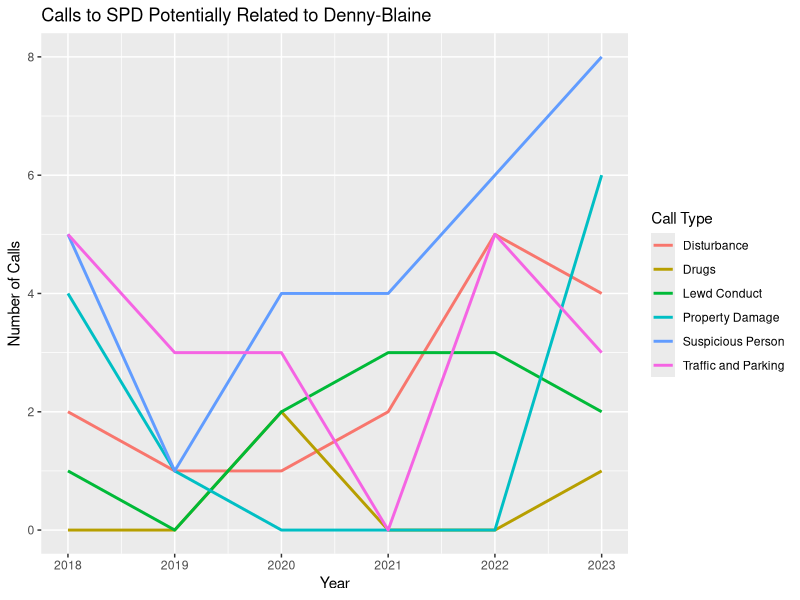
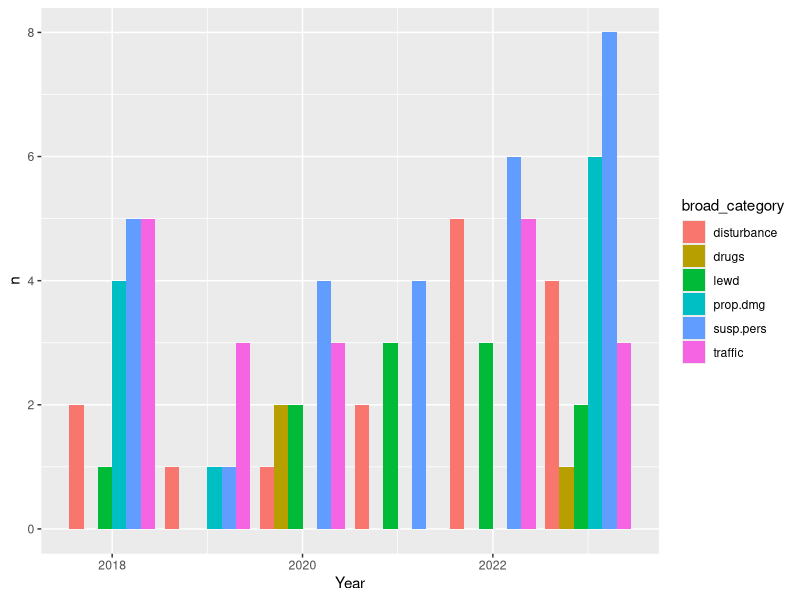
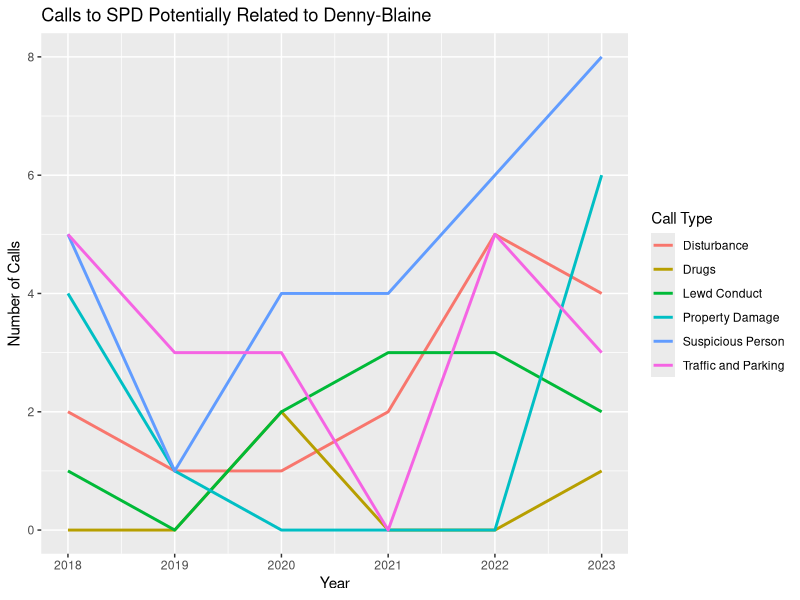

Write the R code that produced these figures, in order. (Note: this script raises an error after producing the figures.)
## ---- chunk 1
knitr::opts_chunk$set(echo = TRUE)
## ---- chunk 2
# Add all required libraries here
list.of.packages <- c("tidyverse", "lubridate")
# Get names of all required packages that aren't installed
new.packages <- list.of.packages[!(list.of.packages %in% installed.packages()[, "Package"])]
# Install all new packages
if(length(new.packages)) install.packages(new.packages)


# Load all required libraries
lapply(list.of.packages, FUN = function(X) {
  do.call("require", list(X))
})
## ---- chunk 3
# Read in data
db_call_dat <- read.csv(file = "../output/potential_db_calls_2018-2023.csv")

# Create new Year column
db_call_dat$Year <- isoyear(db_call_dat$Incident.Date)

# Create line plot of broad call type vs. year
graph_dat <- db_call_dat %>%
  group_by(broad_category, Year, .drop = FALSE) %>%
  summarise(n = length(broad_category))

# Convert to tibble
graph_dat <- as_tibble(graph_dat)

# Add in zeros
graph_dat <- graph_dat %>% 
  complete(broad_category, Year, fill = list(n = 0))

# Create graph
graph_dat %>%
  ggplot(aes(x = Year, y = n, group = broad_category, color = broad_category)) +
  geom_line(size = 1) +
  ylim(0, 8) +
  labs(y = "Number of Calls", col = "Call Type") +
  scale_color_discrete(labels = c("Disturbance", "Drugs", "Lewd Conduct", "Property Damage", "Suspicious Person", "Traffic and Parking")) +
  ggtitle("Calls to SPD Potentially Related to Denny-Blaine")
  
# Save graph
ggsave(filename = "../graphs/potential_DB_calls.png", plot = last_plot(),
       width = 10, height = 7, units = "in")

graph_dat %>%
  ggplot(aes(fill = broad_category, y = n, x = Year)) +
  geom_bar(position = "dodge", stat = "identity")

ggplot(data, aes(fill=condition, y=value, x=specie)) + 
    geom_bar(position="dodge", stat="identity")


